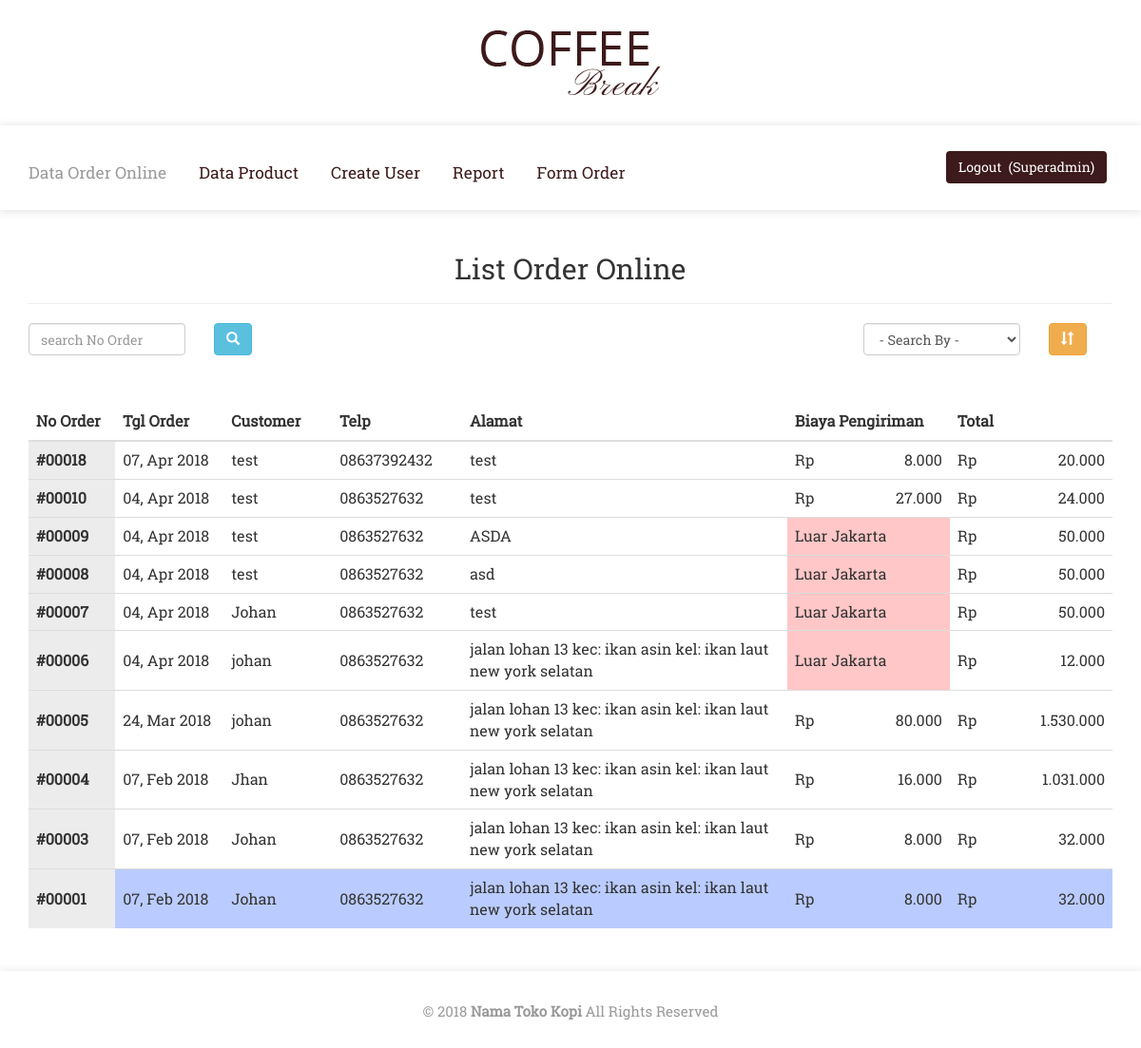
The page /admin/index.php (signed in) on the database its author committed.
### tables this page shows
CREATE TABLE IF NOT EXISTS `order_header` (
  `id_order_hdr` int(11) NOT NULL,
  `tgl_order` date DEFAULT NULL,
  `nama_customer` varchar(100) NOT NULL,
  `telp` varchar(15) NOT NULL,
  `alamat` text NOT NULL,
  `biaya_pengiriman` int(11) NOT NULL,
  `total` int(11) NOT NULL,
  `total_berat` int(11) DEFAULT NULL,
  `status` int(11) DEFAULT '1'
);

### admin/class/connection.php (called while the page is built, shortened)
<?php
class connection{
	private $host="localhost";
	private $user="root";
	private $pass="";
	private $database="coffee";
      private $con;
      public function __construct(){
		$this->con= new mysqli($this->host, $this->user, $this->pass, $this->database);
	}
	public function executeQuery($query){
		$result=$this->con->query($query);
		return $result;
	}
	public function getRows($query){
		$data = array();
		$result=$this->con->query($query);
		if($result){
			while($rows = $result->fetch_assoc()){
				$data[] = $rows;
			}
		}
		return $data;
	}
	public function totalRows($query){
		$result=$this->con->query($query);
		if($result == null){
			return mysqli_affected_rows($this->con);
		}
		else{
			return mysqli_num_rows($result);
		}
	}
	public function getRowsPaging($query, $page, $limit, &$paging, $link){
		$data = array();
		$criteria = "";
		if($page != "" && $limit != ""){
			$mulai = ($page>1) ? ($page * $limit) - $limit : 0;
			$criteria =  " LIMIT ".($mulai).", ".$limit;
		}
		$result=$this->executeQuery($query.$criteria);
		if($result){
			while($rows = $result->fetch_assoc()){
				$data[] = $rows;
			}
		}
		$totalRows = $this->totalRows($query);
		return $data;
	}
	public function createPaging($total_data, $get_halaman, $max_halaman = 5, $link){
		$jumlah_paging = ceil($total_data / $max_halaman);
		$page = isset($get_halaman) ? (int)$get_halaman : 1;
		$paging = "";
		return $paging;
	}
}
?>

### admin/pages/home.php (the view, shortened to what this page needs)
<div class="container" style="margin-top:25px;margin-bottom:25px">
	<?php if(empty($dataOrder)){
			echo "<center><h2>Tidak Ada Data</h2><hr></center>";
		}else{
			echo "<center><h2>List Order Online</h2><hr></center>";
		}
	?>
	<div class="row">
		<form method="POST">
			<div class="col-md-2">
				<input class="form-control" placeholder='search No Order' type="text" name='idOrder' required>
			</div>
			<div class="col-md-1">
				<button class="btn btn-info" type="submit" name='search'><span class="glyphicon glyphicon-search"></span></button>
			</div>
		</form>
		<form method="POST">
			<div class="col-md-2 col-md-offset-6">
				<select class='form-control' name='status' required>
					<option value=''>- Search By -</option>
				</select>
			</div>
			<div class="col-md-1">
				<button class="btn btn-warning" type="submit" name='sort'><span class='glyphicon glyphicon-sort'></span></button>
			</div>
		</form>
	</div>
    <table class="table table-hover tb-dataorder">
        <thead>
            <tr>
                <th style="width: 8%;">No Order</th>
                <th style="width: 10%;">Tgl Order</th>
                <th style="width: 10%;">Customer</th>
                <th style="width: 12%;">Telp</th>
                <th style="width: 30%;">Alamat</th>
                <th style="width: 15%;">Biaya Pengiriman</th>
                <th style="width: 15%;">Total</th>
            </tr>
        </thead>
        <tbody>
            <?php $no = 1;
                foreach($dataOrder as $key =>$do){
            ?>
            <tr onclick="orderItem(<?= $key ?>)" class="<?= ($do['status'] == 2)? "status-paid":($do['status'] == 4? "status-finish":"") ?>">
                <td><b>#<?= str_pad($do['id_order_hdr'], 5, '0', STR_PAD_LEFT) ?></b></td>
                <td><?= date("d, M Y",strtotime($do['tgl_order'])) ?></td>
                <td><?= $do['nama_customer'] ?></td>
                <td><?= $do['telp'] ?></td>
                <td><?= $do['alamat'] ?></td>
                <td class='<?= ($do['biaya_pengiriman'] == 0)? "luar-jakarta" : "" ?>'><?= ($do['biaya_pengiriman'] == 0)? "Luar Jakarta" : "Rp <span class='pull-right'>".number_format($do['biaya_pengiriman'], 0,",",".")."</span>" ?></td>
                <td>Rp <span class="pull-right"><?= number_format($do['total'], 0,",",".") ?></span></td>
            </tr>
            <?php $no++;} ?>
        </tbody>
    </table>
</div>

### css/style.css (style rules this page uses)
html, body { font-size: 100%; background: #fff; }
body { font-size: 100%; font-family: 'RobotoSlab-Regular'; }

### css/chocolat.css (style rules this page uses)
body { margin:0; padding:0; }

### admin/pages/home.php (style rules this page uses)
.tb-dataorder tbody tr { cursor: pointer }
.tb-dataorder tbody tr td { vertical-align: middle;word-break:break-word }
.tb-dataorder tbody tr td:first-child { background-color:#ececec; }
.tb-dataorder { margin-top:50px }
.luar-jakarta { background-color:#ffc7c7 }
.status-finish { background-color:#baccff }

### rows shown on the page
order_header: id_order_hdr "00018", tgl_order "07, Apr 2018", nama_customer "test", telp "08637392432", alamat "test", biaya_pengiriman "8.000", total "20.000"
order_header: id_order_hdr "00010", tgl_order "04, Apr 2018", nama_customer "test", telp "0863527632", alamat "test", biaya_pengiriman "27.000", total "24.000"
order_header: id_order_hdr "00009", tgl_order "04, Apr 2018", nama_customer "test", telp "0863527632", alamat "ASDA", biaya_pengiriman "Luar Jakarta", total "50.000"
order_header: id_order_hdr "00008", tgl_order "04, Apr 2018", nama_customer "test", telp "0863527632", alamat "asd", biaya_pengiriman "Luar Jakarta", total "50.000"
order_header: id_order_hdr "00007", tgl_order "04, Apr 2018", nama_customer "Johan", telp "0863527632", alamat "test", biaya_pengiriman "Luar Jakarta", total "50.000"
order_header: id_order_hdr "00006", tgl_order "04, Apr 2018", nama_customer "johan", telp "0863527632", alamat "jalan lohan 13 kec: ikan asin kel: ikan laut new york selatan", biaya_pengiriman "Luar Jakarta", total "12.000"
order_header: id_order_hdr "00005", tgl_order "24, Mar 2018", nama_customer "johan", telp "0863527632", alamat "jalan lohan 13 kec: ikan asin kel: ikan laut new york selatan", biaya_pengiriman "80.000", total "1.530.000"
order_header: id_order_hdr "00004", tgl_order "07, Feb 2018", nama_customer "Jhan", telp "0863527632", alamat "jalan lohan 13 kec: ikan asin kel: ikan laut new york selatan", biaya_pengiriman "16.000", total "1.031.000"
order_header: id_order_hdr "00003", tgl_order "07, Feb 2018", nama_customer "Johan", telp "0863527632", alamat "jalan lohan 13 kec: ikan asin kel: ikan laut new york selatan", biaya_pengiriman "8.000", total "32.000"
order_header: id_order_hdr "00001", tgl_order "07, Feb 2018", nama_customer "Johan", telp "0863527632", alamat "jalan lohan 13 kec: ikan asin kel: ikan laut new york selatan", biaya_pengiriman "8.000", total "32.000"

### other values the page prints
$_SESSION['username'] "Superadmin"
